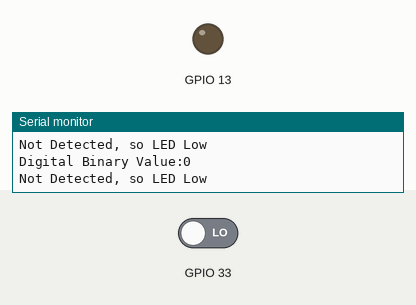
The sketch below on a simulated ESP32. On the bench: output pins drawn as LEDs (lit = HIGH), the last lines printed to the serial monitor. The test bench sets the inputs (shaded band); at power-on: GPIO 33 LOW.

Above: at 1.8 s.
1.9 s: GPIO 33 driven HIGH
At 3.0 s:
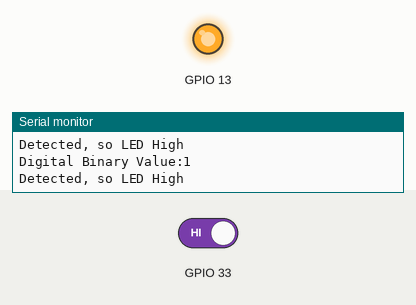
3.5 s: GPIO 33 driven LOW
At 4.1 s:
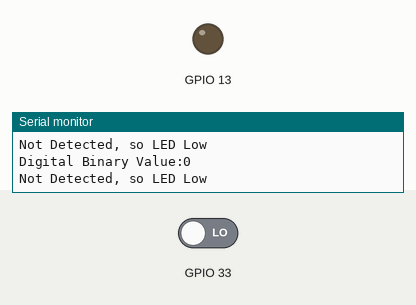
Timing chart, 0 to 6.5 s (numbered marks = the images above; inputs shaded):
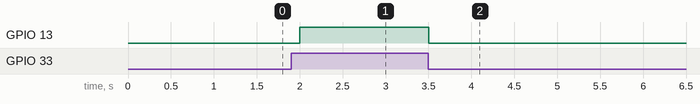

Measured:
- after the input at 1.9 s, GPIO 13: LOW → HIGH after 0.10 s
- after the input at 3.5 s, GPIO 13: HIGH → LOW at once

The sketch:

004b_push_button_task_led.ino
```cpp
void setup() {

// put your setup code here, to run once:

Serial.begin(115200);
pinMode(33,INPUT);
pinMode(13,OUTPUT);

}

void loop() {
  // put your main code here, to run repeatedly:

int x = digitalRead(33);
Serial.println("Digital Binary Value:" + String(x));

if(x == 1)
{
  digitalWrite(13,HIGH);
  Serial.println("Detected, so LED High");
  }
  else{
    digitalWrite(13,LOW);
    Serial.println("Not Detected, so LED Low");
    }
    delay(500);

}
```
